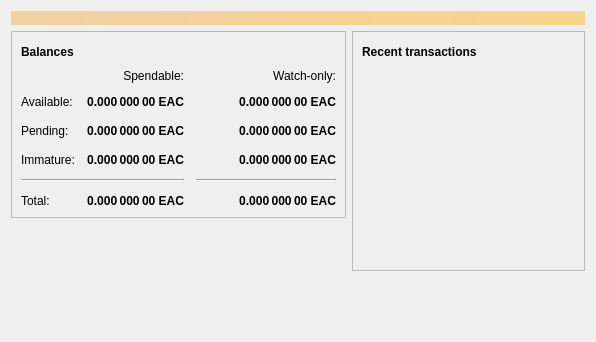
<?xml version="1.0" encoding="UTF-8"?>
<ui version="4.0">
 <class>OverviewPage</class>
 <widget class="QWidget" name="OverviewPage">
  <property name="geometry">
   <rect>
    <x>0</x>
    <y>0</y>
    <width>596</width>
    <height>342</height>
   </rect>
  </property>
  <property name="windowTitle">
   <string>Form</string>
  </property>
  <layout class="QVBoxLayout" name="topLayout">
   <item>
    <widget class="QLabel" name="labelAlerts">
     <property name="visible">
      <bool>false</bool>
     </property>
     <property name="styleSheet">
      <string notr="true">QLabel { background-color: qlineargradient(x1: 0, y1: 0, x2: 1, y2: 0, stop:0 #F0D0A0, stop:1 #F8D488); color:#000000; }</string>
     </property>
     <property name="wordWrap">
      <bool>true</bool>
     </property>
     <property name="margin">
      <number>3</number>
     </property>
     <property name="textInteractionFlags">
      <set>Qt::TextSelectableByMouse</set>
     </property>
    </widget>
   </item>
   <item>
    <layout class="QHBoxLayout" name="horizontalLayout" stretch="1,1">
     <item>
      <layout class="QVBoxLayout" name="verticalLayout_2">
       <item>
        <widget class="QFrame" name="frame">
         <property name="frameShape">
          <enum>QFrame::StyledPanel</enum>
         </property>
         <property name="frameShadow">
          <enum>QFrame::Raised</enum>
         </property>
         <layout class="QVBoxLayout" name="verticalLayout_4">
          <item>
           <layout class="QHBoxLayout" name="horizontalLayout_4">
            <item>
             <widget class="QLabel" name="label_5">
              <property name="font">
               <font>
                <weight>75</weight>
                <bold>true</bold>
               </font>
              </property>
              <property name="text">
               <string>Balances</string>
              </property>
             </widget>
            </item>
            <item>
             <widget class="QPushButton" name="labelWalletStatus">
              <property name="enabled">
               <bool>true</bool>
              </property>
              <property name="maximumSize">
               <size>
                <width>30</width>
                <height>16777215</height>
               </size>
              </property>
              <property name="toolTip">
               <string>The displayed information may be out of date. Your wallet automatically synchronizes with the Earthcoin network after a connection is established, but this process has not completed yet.</string>
              </property>
              <property name="text">
               <string/>
              </property>
              <property name="icon">
               <iconset resource="../earthcoin.qrc">
                <normaloff>:/icons/warning</normaloff>
                <disabledoff>:/icons/warning</disabledoff>:/icons/warning</iconset>
              </property>
              <property name="iconSize">
               <size>
                <width>24</width>
                <height>24</height>
               </size>
              </property>
              <property name="flat">
               <bool>true</bool>
              </property>
             </widget>
            </item>
            <item>
             <spacer name="horizontalSpacer_3">
              <property name="orientation">
               <enum>Qt::Horizontal</enum>
              </property>
              <property name="sizeHint" stdset="0">
               <size>
                <width>40</width>
                <height>20</height>
               </size>
              </property>
             </spacer>
            </item>
           </layout>
          </item>
          <item>
           <layout class="QGridLayout" name="gridLayout">
            <property name="spacing">
             <number>12</number>
            </property>
            <item row="2" column="2">
             <widget class="QLabel" name="labelWatchPending">
              <property name="font">
               <font>
                <weight>75</weight>
                <bold>true</bold>
               </font>
              </property>
              <property name="cursor">
               <cursorShape>IBeamCursor</cursorShape>
              </property>
              <property name="toolTip">
               <string>Unconfirmed transactions to watch-only addresses</string>
              </property>
              <property name="text">
               <string notr="true">0.000 000 00 EAC</string>
              </property>
              <property name="alignment">
               <set>Qt::AlignRight|Qt::AlignTrailing|Qt::AlignVCenter</set>
              </property>
              <property name="textInteractionFlags">
               <set>Qt::LinksAccessibleByMouse|Qt::TextSelectableByKeyboard|Qt::TextSelectableByMouse</set>
              </property>
             </widget>
            </item>
            <item row="2" column="1">
             <widget class="QLabel" name="labelUnconfirmed">
              <property name="font">
               <font>
                <weight>75</weight>
                <bold>true</bold>
               </font>
              </property>
              <property name="cursor">
               <cursorShape>IBeamCursor</cursorShape>
              </property>
              <property name="toolTip">
               <string>Total of transactions that have yet to be confirmed, and do not yet count toward the spendable balance</string>
              </property>
              <property name="text">
               <string notr="true">0.000 000 00 EAC</string>
              </property>
              <property name="alignment">
               <set>Qt::AlignRight|Qt::AlignTrailing|Qt::AlignVCenter</set>
              </property>
              <property name="textInteractionFlags">
               <set>Qt::LinksAccessibleByMouse|Qt::TextSelectableByKeyboard|Qt::TextSelectableByMouse</set>
              </property>
             </widget>
            </item>
            <item row="3" column="2">
             <widget class="QLabel" name="labelWatchImmature">
              <property name="font">
               <font>
                <weight>75</weight>
                <bold>true</bold>
               </font>
              </property>
              <property name="cursor">
               <cursorShape>IBeamCursor</cursorShape>
              </property>
              <property name="toolTip">
               <string>Mined balance in watch-only addresses that has not yet matured</string>
              </property>
              <property name="text">
               <string notr="true">0.000 000 00 EAC</string>
              </property>
              <property name="alignment">
               <set>Qt::AlignRight|Qt::AlignTrailing|Qt::AlignVCenter</set>
              </property>
              <property name="textInteractionFlags">
               <set>Qt::LinksAccessibleByMouse|Qt::TextSelectableByKeyboard|Qt::TextSelectableByMouse</set>
              </property>
             </widget>
            </item>
            <item row="4" column="0" colspan="2">
             <widget class="Line" name="line">
              <property name="orientation">
               <enum>Qt::Horizontal</enum>
              </property>
             </widget>
            </item>
            <item row="4" column="2">
             <widget class="Line" name="lineWatchBalance">
              <property name="sizePolicy">
               <sizepolicy hsizetype="Preferred" vsizetype="Fixed">
                <horstretch>0</horstretch>
                <verstretch>0</verstretch>
               </sizepolicy>
              </property>
              <property name="minimumSize">
               <size>
                <width>140</width>
                <height>0</height>
               </size>
              </property>
              <property name="orientation">
               <enum>Qt::Horizontal</enum>
              </property>
             </widget>
            </item>
            <item row="5" column="0">
             <widget class="QLabel" name="labelTotalText">
              <property name="text">
               <string>Total:</string>
              </property>
             </widget>
            </item>
            <item row="3" column="1">
             <widget class="QLabel" name="labelImmature">
              <property name="font">
               <font>
                <weight>75</weight>
                <bold>true</bold>
               </font>
              </property>
              <property name="cursor">
               <cursorShape>IBeamCursor</cursorShape>
              </property>
              <property name="toolTip">
               <string>Mined balance that has not yet matured</string>
              </property>
              <property name="text">
               <string notr="true">0.000 000 00 EAC</string>
              </property>
              <property name="alignment">
               <set>Qt::AlignRight|Qt::AlignTrailing|Qt::AlignVCenter</set>
              </property>
              <property name="textInteractionFlags">
               <set>Qt::LinksAccessibleByMouse|Qt::TextSelectableByKeyboard|Qt::TextSelectableByMouse</set>
              </property>
             </widget>
            </item>
            <item row="2" column="3">
             <spacer name="horizontalSpacer_2">
              <property name="orientation">
               <enum>Qt::Horizontal</enum>
              </property>
              <property name="sizeHint" stdset="0">
               <size>
                <width>40</width>
                <height>20</height>
               </size>
              </property>
             </spacer>
            </item>
            <item row="3" column="0">
             <widget class="QLabel" name="labelImmatureText">
              <property name="text">
               <string>Immature:</string>
              </property>
             </widget>
            </item>
            <item row="5" column="1">
             <widget class="QLabel" name="labelTotal">
              <property name="font">
               <font>
                <weight>75</weight>
                <bold>true</bold>
               </font>
              </property>
              <property name="cursor">
               <cursorShape>IBeamCursor</cursorShape>
              </property>
              <property name="toolTip">
               <string>Your current total balance</string>
              </property>
              <property name="text">
               <string notr="true">0.000 000 00 EAC</string>
              </property>
              <property name="alignment">
               <set>Qt::AlignRight|Qt::AlignTrailing|Qt::AlignVCenter</set>
              </property>
              <property name="textInteractionFlags">
               <set>Qt::LinksAccessibleByMouse|Qt::TextSelectableByKeyboard|Qt::TextSelectableByMouse</set>
              </property>
             </widget>
            </item>
            <item row="5" column="2">
             <widget class="QLabel" name="labelWatchTotal">
              <property name="font">
               <font>
                <weight>75</weight>
                <bold>true</bold>
               </font>
              </property>
              <property name="cursor">
               <cursorShape>IBeamCursor</cursorShape>
              </property>
              <property name="toolTip">
               <string>Current total balance in watch-only addresses</string>
              </property>
              <property name="text">
               <string notr="true">0.000 000 00 EAC</string>
              </property>
              <property name="alignment">
               <set>Qt::AlignRight|Qt::AlignTrailing|Qt::AlignVCenter</set>
              </property>
              <property name="textInteractionFlags">
               <set>Qt::LinksAccessibleByMouse|Qt::TextSelectableByKeyboard|Qt::TextSelectableByMouse</set>
              </property>
             </widget>
            </item>
            <item row="0" column="2">
             <widget class="QLabel" name="labelWatchonly">
              <property name="text">
               <string>Watch-only:</string>
              </property>
              <property name="alignment">
               <set>Qt::AlignRight|Qt::AlignTrailing|Qt::AlignVCenter</set>
              </property>
             </widget>
            </item>
            <item row="1" column="0">
             <widget class="QLabel" name="labelBalanceText">
              <property name="text">
               <string>Available:</string>
              </property>
             </widget>
            </item>
            <item row="1" column="1">
             <widget class="QLabel" name="labelBalance">
              <property name="font">
               <font>
                <weight>75</weight>
                <bold>true</bold>
               </font>
              </property>
              <property name="cursor">
               <cursorShape>IBeamCursor</cursorShape>
              </property>
              <property name="toolTip">
               <string>Your current spendable balance</string>
              </property>
              <property name="text">
               <string notr="true">0.000 000 00 EAC</string>
              </property>
              <property name="alignment">
               <set>Qt::AlignRight|Qt::AlignTrailing|Qt::AlignVCenter</set>
              </property>
              <property name="textInteractionFlags">
               <set>Qt::LinksAccessibleByMouse|Qt::TextSelectableByKeyboard|Qt::TextSelectableByMouse</set>
              </property>
             </widget>
            </item>
            <item row="1" column="2">
             <widget class="QLabel" name="labelWatchAvailable">
              <property name="font">
               <font>
                <weight>75</weight>
                <bold>true</bold>
               </font>
              </property>
              <property name="cursor">
               <cursorShape>IBeamCursor</cursorShape>
              </property>
              <property name="toolTip">
               <string>Your current balance in watch-only addresses</string>
              </property>
              <property name="text">
               <string notr="true">0.000 000 00 EAC</string>
              </property>
              <property name="alignment">
               <set>Qt::AlignRight|Qt::AlignTrailing|Qt::AlignVCenter</set>
              </property>
              <property name="textInteractionFlags">
               <set>Qt::LinksAccessibleByMouse|Qt::TextSelectableByKeyboard|Qt::TextSelectableByMouse</set>
              </property>
             </widget>
            </item>
            <item row="2" column="0">
             <widget class="QLabel" name="labelPendingText">
              <property name="text">
               <string>Pending:</string>
              </property>
             </widget>
            </item>
            <item row="0" column="1">
             <widget class="QLabel" name="labelSpendable">
              <property name="text">
               <string>Spendable:</string>
              </property>
              <property name="alignment">
               <set>Qt::AlignRight|Qt::AlignTrailing|Qt::AlignVCenter</set>
              </property>
             </widget>
            </item>
           </layout>
          </item>
         </layout>
        </widget>
       </item>
       <item>
        <spacer name="verticalSpacer">
         <property name="orientation">
          <enum>Qt::Vertical</enum>
         </property>
         <property name="sizeHint" stdset="0">
          <size>
           <width>20</width>
           <height>40</height>
          </size>
         </property>
        </spacer>
       </item>
      </layout>
     </item>
     <item>
      <layout class="QVBoxLayout" name="verticalLayout_3">
       <item>
        <widget class="QFrame" name="frame_2">
         <property name="frameShape">
          <enum>QFrame::StyledPanel</enum>
         </property>
         <property name="frameShadow">
          <enum>QFrame::Raised</enum>
         </property>
         <layout class="QVBoxLayout" name="verticalLayout">
          <item>
           <layout class="QHBoxLayout" name="horizontalLayout_2">
            <item>
             <widget class="QLabel" name="label_4">
              <property name="font">
               <font>
                <weight>75</weight>
                <bold>true</bold>
               </font>
              </property>
              <property name="text">
               <string>Recent transactions</string>
              </property>
             </widget>
            </item>
            <item>
             <widget class="QPushButton" name="labelTransactionsStatus">
              <property name="enabled">
               <bool>true</bool>
              </property>
              <property name="maximumSize">
               <size>
                <width>30</width>
                <height>16777215</height>
               </size>
              </property>
              <property name="toolTip">
               <string>The displayed information may be out of date. Your wallet automatically synchronizes with the Earthcoin network after a connection is established, but this process has not completed yet.</string>
              </property>
              <property name="text">
               <string/>
              </property>
              <property name="icon">
               <iconset resource="../earthcoin.qrc">
                <normaloff>:/icons/warning</normaloff>
                <disabledoff>:/icons/warning</disabledoff>:/icons/warning</iconset>
              </property>
              <property name="iconSize">
               <size>
                <width>24</width>
                <height>24</height>
               </size>
              </property>
              <property name="flat">
               <bool>true</bool>
              </property>
             </widget>
            </item>
            <item>
             <spacer name="horizontalSpacer">
              <property name="orientation">
               <enum>Qt::Horizontal</enum>
              </property>
              <property name="sizeHint" stdset="0">
               <size>
                <width>40</width>
                <height>20</height>
               </size>
              </property>
             </spacer>
            </item>
           </layout>
          </item>
          <item>
           <widget class="QListView" name="listTransactions">
            <property name="styleSheet">
             <string notr="true">QListView { background: transparent; }</string>
            </property>
            <property name="frameShape">
             <enum>QFrame::NoFrame</enum>
            </property>
            <property name="verticalScrollBarPolicy">
             <enum>Qt::ScrollBarAlwaysOff</enum>
            </property>
            <property name="horizontalScrollBarPolicy">
             <enum>Qt::ScrollBarAlwaysOff</enum>
            </property>
            <property name="selectionMode">
             <enum>QAbstractItemView::NoSelection</enum>
            </property>
           </widget>
          </item>
         </layout>
        </widget>
       </item>
       <item>
        <spacer name="verticalSpacer_2">
         <property name="orientation">
          <enum>Qt::Vertical</enum>
         </property>
         <property name="sizeHint" stdset="0">
          <size>
           <width>20</width>
           <height>40</height>
          </size>
         </property>
        </spacer>
       </item>
      </layout>
     </item>
    </layout>
   </item>
  </layout>
 </widget>
 <resources/>
 <connections/>
</ui>
